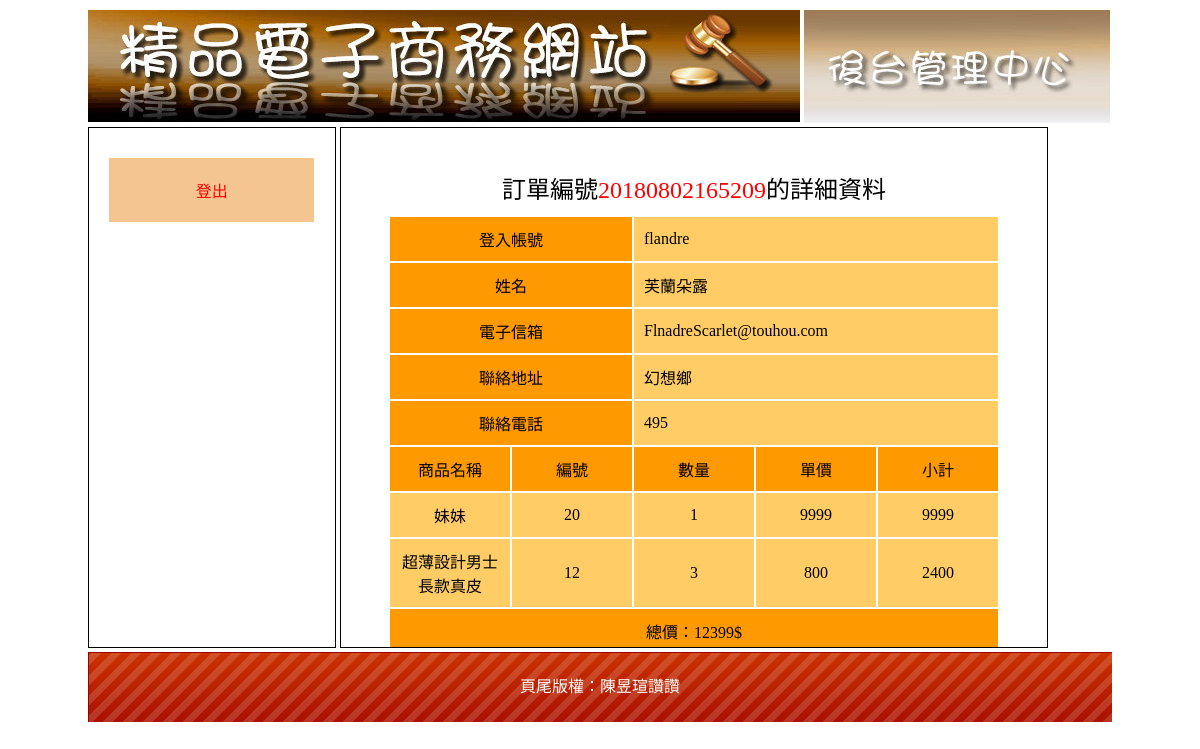
The page /admin.php?do=admin&redo=orderdata&seq=20180802165209 (signed in) on the database its author committed.
### tables this page shows
CREATE TABLE `a_consumer` (
  `a_consumer_seq` int(10) UNSIGNED NOT NULL,
  `a_consumer_name` text NOT NULL,
  `a_consumer_acc` text NOT NULL,
  `a_consumer_pw` text NOT NULL,
  `a_consumer_phone` text NOT NULL,
  `a_consumer_where` text NOT NULL,
  `a_consumer_mail` text NOT NULL,
  `a_consumer_time` date NOT NULL
);

CREATE TABLE `item_3` (
  `item_3_seq` int(10) UNSIGNED NOT NULL,
  `item_3_name` text NOT NULL,
  `item_3_price` int(10) NOT NULL,
  `item_3_type` text NOT NULL,
  `item_3_howmuch` int(10) NOT NULL,
  `item_3_photo` text NOT NULL,
  `item_3_introduce` text NOT NULL,
  `item_3_i1` int(10) NOT NULL,
  `item_3_i2` int(10) NOT NULL,
  `item_3_display` int(2) NOT NULL
);

CREATE TABLE `buylog` (
  `buylog_seq` int(10) NOT NULL,
  `buylog_no` text NOT NULL,
  `buylog_item` int(10) NOT NULL,
  `buylog_cnt` int(10) NOT NULL,
  `buylog_money` int(10) NOT NULL,
  `buylog_total` int(10) NOT NULL,
  `buylog_accseq` int(10) NOT NULL,
  `buylog_time` datetime NOT NULL
);

CREATE TABLE `a_bot` (
  `a_bot_seq` int(10) NOT NULL,
  `a_bot_con` text NOT NULL
);

### orderdata.php (the view, shortened to what this page needs)
<?php
$sql = "select * from a_consumer,buylog,item_3
        where buylog_no = '".$_GET["seq"]."' and buylog_accseq = a_consumer_seq and buylog_item = item_3_seq ";
$c1 = mysqli_query($link,$sql);
$c2 = mysqli_fetch_assoc($c1);
?>
<form method="post" action="buyapi.php">
<table class="all" width="100%" border="0" align="center" cellpadding="2" cellspacing="2" style="overflow:auto;">
  <tr>
    <td colspan="5" align="center" valign="middle"><span style="font-size:24px;">訂單編號<span style="color:#F00;"><?=$_GET["seq"]?></span>的詳細資料</span></td>
  </tr>
  <tr>
    <td colspan="2" align="center" valign="middle" bgcolor="#FF9900">登入帳號</td>
    <td colspan="3" align="left" valign="middle" bgcolor="#FFCC66"><?=$c2["a_consumer_acc"]?></td>
  </tr>
  <tr>
    <td colspan="2" align="center" valign="middle" bgcolor="#FF9900">姓名</td>
    <td colspan="3" align="left" valign="middle" bgcolor="#FFCC66"><?=$c2["a_consumer_name"]?></td>
  </tr>
  <tr>
    <td colspan="2" align="center" valign="middle" bgcolor="#FF9900">電子信箱</td>
    <td colspan="3" align="left" valign="middle" bgcolor="#FFCC66"><?=$c2["a_consumer_mail"]?></td>
  </tr>
  <tr>
    <td colspan="2" align="center" valign="middle" bgcolor="#FF9900">聯絡地址</td>
    <td colspan="3" align="left" valign="middle" bgcolor="#FFCC66"><?=$c2["a_consumer_where"]?></td>
  </tr>
  <tr>
    <td colspan="2" align="center" valign="middle" bgcolor="#FF9900">聯絡電話</td>
    <td colspan="3" align="left" valign="middle" bgcolor="#FFCC66"><?=$c2["a_consumer_phone"]?></td>
  </tr>
  <tr>
    <td width="40%" align="center" valign="middle" bgcolor="#FF9900">商品名稱</td>
    <td width="10%" align="center" valign="middle" bgcolor="#FF9900">編號</td>
    <td width="10%" align="center" valign="middle" bgcolor="#FF9900">數量</td>
    <td width="20%" align="center" valign="middle" bgcolor="#FF9900">單價</td>
    <td width="20%" align="center" valign="middle" bgcolor="#FF9900">小計</td>
  </tr>
  <?php
    $all = 0 ;
    do{
        $all += $c2["buylog_total"] ;
    ?>
  <tr>
    <td width="40%" align="center" valign="middle" bgcolor="#FFCC66"><?=$c2["item_3_name"]?></td>
    <td width="10%" align="center" valign="middle" bgcolor="#FFCC66"><?=$c2["buylog_item"]?></td>
    <td width="10%" align="center" valign="middle" bgcolor="#FFCC66"><?=$c2["buylog_cnt"]?></td>
    <td width="20%" align="center" valign="middle" bgcolor="#FFCC66"><?=$c2["buylog_money"]?></td>
    <td width="20%" align="center" valign="middle" bgcolor="#FFCC66"><?=$c2["buylog_total"]?></td>
  </tr>
  <?php  }while($c2 = mysqli_fetch_assoc($c1)) ?>
  <tr>
    <td colspan="5" align="center" valign="middle" bgcolor="#FF9900">總價：<?=$all?>$</td>
  </tr>
</table>
    </form>

### footer.php
<?php
$sql = "select * from a_bot";
$c1  = mysqli_query($link,$sql);
$c2  = mysqli_fetch_assoc($c1);
echo $c2["a_bot_con"];
?>

### Manage Page_files/css.css (style rules this page uses)
body { font-family:"微軟正黑體"; }
.all { width:90%; margin:10px auto 10px auto; }
.all td { min-width:100px; padding:10px; }

### rows shown on the page
a_consumer: a_consumer_acc "flandre", a_consumer_name "芙蘭朵露", a_consumer_mail "FlnadreScarlet@touhou.com", a_consumer_where "幻想鄉", a_consumer_phone "495", item_3.item_3_name "妹妹", buylog.buylog_item "20", buylog.buylog_cnt "1", buylog.buylog_money "9999", buylog.buylog_total "9999", item_3.item_3_name "超薄設計男士長款真皮", buylog.buylog_item "12", buylog.buylog_cnt "3", buylog.buylog_money "800", buylog.buylog_total "2400"
a_bot: a_bot_con "頁尾版權：陳昱瑄讚讚"

### other values the page prints
$_GET["seq"] "20180802165209"
$all "12399"
